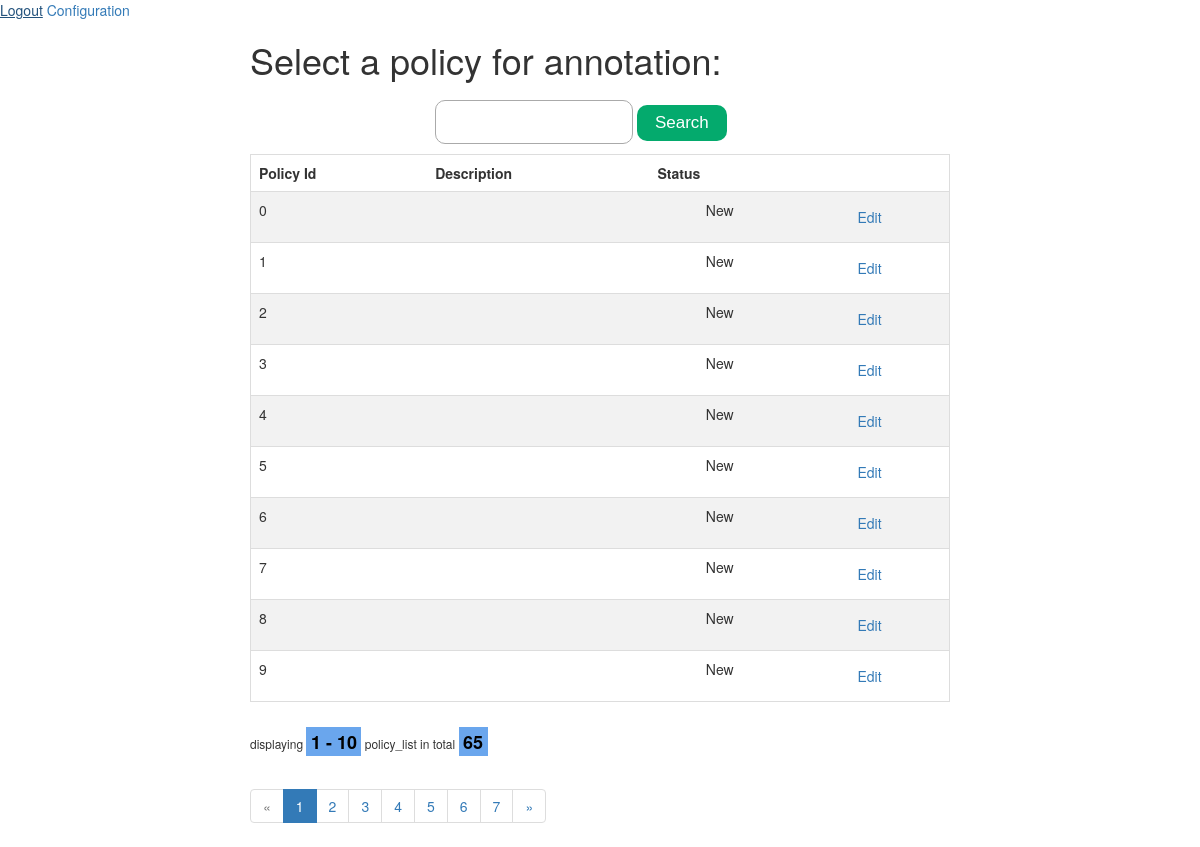
The app's page /policies/all (signed in) with its own data.
### module1/models.py (models this page shows)
class CoronaNet(db.Model):
    __tablename__ = 'corona_net'
    policy_id = db.Column(db.Integer, primary_key=True)
    entry_type = db.Column(db.Text, nullable=False)
    correct_type = db.Column(db.Text, nullable=False)
    update_type = db.Column(db.Text, nullable=False)
    update_level = db.Column(db.Text, nullable=False)
    description = db.Column(db.Text, nullable=False)
    date_announced = db.Column(db.Text, nullable=False)
    date_start = db.Column(db.Text, nullable=False)
    date_end = db.Column(db.Text, nullable=False)
    country = db.Column(db.Text, nullable=False)
    ISO_A3 = db.Column(db.Text, nullable=False)
    ISO_A2 = db.Column(db.Text, nullable=False)
    init_country_level = db.Column(db.Text, nullable=False)
    domestic_policy = db.Column(db.Text, nullable=False)
    province = db.Column(db.Text, nullable=False)
    ISO_L2 = db.Column(db.Text, nullable=False)
    city = db.Column(db.Text, nullable=False)
    type = db.Column(db.Text, nullable=False)
    type_sub_cat = db.Column(db.Text, nullable=False)
    type_text = db.Column(db.Text, nullable=False)
    institution_status = db.Column(db.Text, nullable=False)
    target_country = db.Column(db.Text, nullable=False)
    target_geog_level = db.Column(db.Text, nullable=False)
    target_region = db.Column(db.Text, nullable=False)
    target_province = db.Column(db.Text, nullable=False)
    target_city = db.Column(db.Text, nullable=False)
    target_other = db.Column(db.Text, nullable=False)
    target_who_what = db.Column(db.Text, nullable=False)
    target_direction = db.Column(db.Text, nullable=False)
    travel_mechanism = db.Column(db.Text, nullable=False)
    compliance = db.Column(db.Text, nullable=False)
    enforcer = db.Column(db.Text, nullable=False)
    dist_index_high_est = db.Column(db.Text, nullable=False)
    dist_index_med_est = db.Column(db.Text, nullable=False)
    dist_index_low_est = db.Column(db.Text, nullable=False)
    dist_index_country_rank = db.Column(db.Text, nullable=False)
    link = db.Column(db.Text, nullable=False)
    date_updated = db.Column(db.Text, nullable=False)
    recorded_date = db.Column(db.Text, nullable=False)
    original_text = db.Column(db.Text, nullable=False)
    status = db.Column(db.Integer, nullable=False)
    highlighted_text = []
    def get_status(self):
        if self.status == 1:
            return 'New'
        elif self.status == 2:
            return 'Doing'
        else:
            return 'Done'

### module1/policies.py (the view)
@bp_policies.route("/policies/all", methods=['GET', 'POST'])
@login_required
def getAllPolicies(search=False):
    page = request.args.get(get_page_parameter(), type=int, default=1)
    policies_count = CoronaNet.query.count()
    policy_list = CoronaNet.query.paginate(page=page, per_page=per_page).items
    pagination = Pagination(page=page,
                            total=policies_count,
                            search=search,
                            record_name='policy_list',
                            css_framework='bootstrap3',
                            per_page=per_page)
    if search:
        resp = make_response(render_template('policy_list.html',
                               policy_list=policy_list,
                               pagination=pagination,
                               ))
        resp.set_cookie('cb', '')
        return resp
    else:
        username = request.cookies.get('cb')
        return render_template('policy_list.html',
                        policy_list=policy_list,
                        pagination=pagination,
                        )

### module1/templates/policy_list.html (shortened to what this page needs)
<!DOCTYPE html>
<html>
<head>
    <link rel="stylesheet" href="../../static/css/policylist.css">
    <link rel="stylesheet" href="https://maxcdn.bootstrapcdn.com/bootstrap/3.3.7/css/bootstrap.min.css">
</head>
<body>
    <a href="{{ url_for('auth.logout') }}">Logout</a>
    <a href="{{ url_for('configuration.show') }}">Configuration</a>
    <div class="policyListMain">
        <div>
            <h1>Select a policy for annotation:</h1>
            <div id="searchDiv">
                <input id="pidSearch"></input>
                <button id="btnSearch" onclick="search()">Search</button>
            </div>
            <table class="table table-hover" style="width: 700px;">
                <tbody>
                    <tr>
                        <th scope="col">Policy Id</th>
                        <th scope="col">Description</th>
                        <th scope="col">Status</th>
                    </tr>
                {% for policy in policy_list %}
                    <tr>
                        <td>{{ policy.policy_id }}</td>
                        <td></td>
                        <td>{{ policy.get_status() }}</td>
                        <td>
                            <a
                                href="{{ url_for('summary.get_summary', policy_id=policy.policy_id) }}"
                                class="btn btn-outline-primary"
                                role="button"
                            >
                                Edit
                            </a>
                        </td>
                    </tr>
                {% endfor %}
                </tbody>
            </table>
            {{ pagination.info }}
            {{ pagination.links }}
        </div>
    </div>
</body>
</html>

### module1/static/css/policylist.css (style rules this page uses)
* { box-sizing: border-box; }
table { border-collapse: collapse; border-spacing: 0; width: 100%; border: 1px solid #ddd; }
th, td { text-align: left; padding: 16px; }
tr:nth-child(even) { background-color: #f2f2f2; }
th, td { text-align: center; padding: 16px; }
th:first-child, td:first-child { text-align: left; }
tr:nth-child(even) { background-color: #f2f2f2 }
.policyListMain { display: flex; justify-content: center; }
#pidSearch { border: 1px solid #aaa; font-size: 16px; padding: 10px 10px; width: 60%; background: #fff; padding-left: 15px; border-radius: 10px; outline: none !important; box-sizing: border-box; }
#searchDiv { padding-bottom: 20px; margin: auto; width: 50%; padding: 10px; }
#btnSearch { border:none; color: #FFFFFF; background-color: #4CAF50; background-color: #04AA6D!important; border-radius: 10px; font-size: 17px; font-family: 'Source Sans Pro', sans-serif; padding: 6px 18px; }
.pagination-page-info { padding: .6em; padding-left: 0; width: 40em; margin: .5em; margin-left: 0; font-size: 12px; }
.pagination-page-info b { color: black; background: #6aa6ed; padding-left: 2px; padding: .1em .25em; font-size: 150%; }

### records on screen
CoronaNet: policy_id "0", get_status "New"
CoronaNet: policy_id "1", get_status "New"
CoronaNet: policy_id "2", get_status "New"
CoronaNet: policy_id "3", get_status "New"
CoronaNet: policy_id "4", get_status "New"
CoronaNet: policy_id "5", get_status "New"
CoronaNet: policy_id "6", get_status "New"
CoronaNet: policy_id "7", get_status "New"
CoronaNet: policy_id "8", get_status "New"
CoronaNet: policy_id "9", get_status "New"

### other values on screen
{{ pagination.info }} "displaying 1 - 10 policy_list in total 65"
{{ pagination.links }} "« 1 2 3 4 5 6 7 »"
